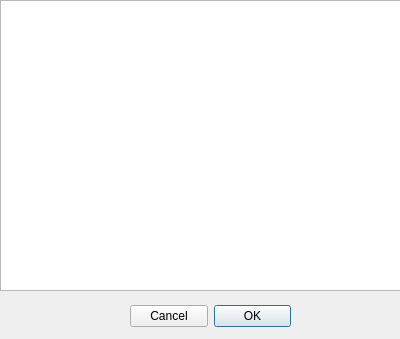
<?xml version="1.0" encoding="UTF-8"?>
<ui version="4.0">
 <class>MainWindow</class>
 <widget class="QMainWindow" name="MainWindow">
  <property name="geometry">
   <rect>
    <x>0</x>
    <y>0</y>
    <width>400</width>
    <height>339</height>
   </rect>
  </property>
  <property name="windowTitle">
   <string>MainWindow</string>
  </property>
  <widget class="QWidget" name="centralWidget">
   <widget class="QTextEdit" name="textEdit">
    <property name="geometry">
     <rect>
      <x>0</x>
      <y>0</y>
      <width>401</width>
      <height>291</height>
     </rect>
    </property>
    <property name="html">
     <string>&lt;!DOCTYPE HTML PUBLIC &quot;-//W3C//DTD HTML 4.0//EN&quot; &quot;http://www.w3.org/TR/REC-html40/strict.dtd&quot;&gt;
&lt;html&gt;&lt;head&gt;&lt;meta name=&quot;qrichtext&quot; content=&quot;1&quot; /&gt;&lt;style type=&quot;text/css&quot;&gt;
p, li { white-space: pre-wrap; }
&lt;/style&gt;&lt;/head&gt;&lt;body style=&quot; font-family:'.SF NS Text'; font-size:13pt; font-weight:400; font-style:normal;&quot;&gt;
&lt;p style=&quot;-qt-paragraph-type:empty; margin-top:0px; margin-bottom:0px; margin-left:0px; margin-right:0px; -qt-block-indent:0; text-indent:0px;&quot;&gt;&lt;br /&gt;&lt;/p&gt;&lt;/body&gt;&lt;/html&gt;</string>
    </property>
   </widget>
   <widget class="QDialogButtonBox" name="buttonBox">
    <property name="enabled">
     <bool>true</bool>
    </property>
    <property name="geometry">
     <rect>
      <x>130</x>
      <y>300</y>
      <width>161</width>
      <height>32</height>
     </rect>
    </property>
    <property name="layoutDirection">
     <enum>Qt::RightToLeft</enum>
    </property>
    <property name="autoFillBackground">
     <bool>false</bool>
    </property>
    <property name="orientation">
     <enum>Qt::Horizontal</enum>
    </property>
    <property name="standardButtons">
     <set>QDialogButtonBox::Cancel|QDialogButtonBox::Ok</set>
    </property>
    <property name="centerButtons">
     <bool>false</bool>
    </property>
   </widget>
  </widget>
 </widget>
 <layoutdefault spacing="6" margin="11"/>
 <resources/>
 <connections/>
</ui>
